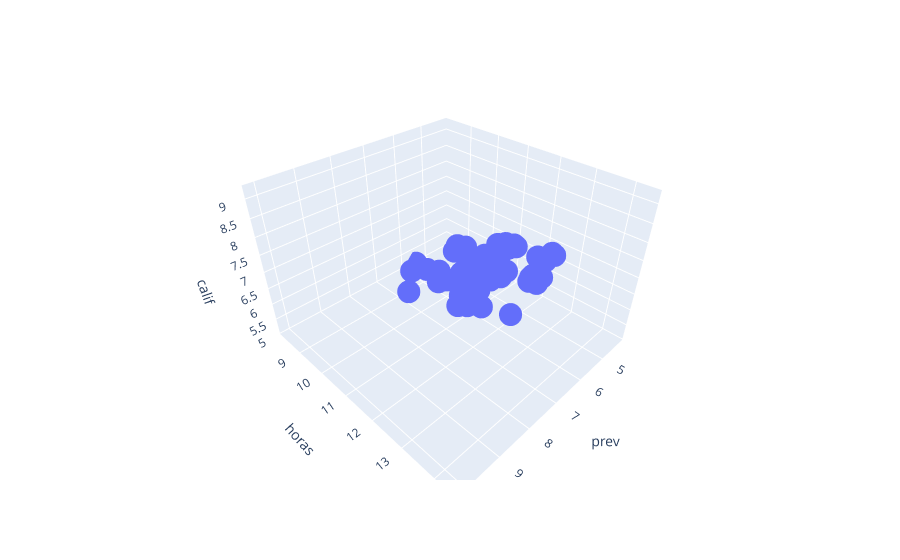

Notebook code for this chart:
### Code cell
fig = px.scatter_3d(calif, x='prev', y='horas', z='calif')
fig.show()

### Figure 1 — Plotly figure (JSON) as saved in the notebook; plotly's stock layout.template omitted (floating-point values rounded to 4 significant figures)
{"data": [{"hovertemplate": "prev=%{x}<br>horas=%{y}<br>calif=%{z}<extra></extra>", "legendgroup": "", "marker": {"color": "#636efa", "symbol": "circle"}, "mode": "markers", "name": "", "scene": "scene", "showlegend": false, "type": "scatter3d", "x": [5.6, 6.7, 5.1, 5.7, 7.1, 6.4, 6.1, 6.8, 6.3, 6.2, 4.9, 5.6, 5.9, 7.1, 6.2, 7, 5.4, 7, 6.4, 4.2, 8, 6.7, 5.4, 7.5, 5.7, 5.5, 7.5, 7, 6.1, 7.1, 5.5, 7.9, 6, 7.1, 5.4, 7.7, 8, 5.9, 8.4, 7.3, 8.7, 10.1, 8, 8.3, 6.5, 6.6, 7.2, 7.2, 8.7, 8.8], "y": [8.2, 9.3, 10, 10.4, 10.4, 10.4, 10.4, 10.5, 10.7, 10.9, 10.9, 11.2, 11.3, 11.5, 11.5, 11.5, 11.5, 11.5, 11.6, 11.7, 11.8, 11.8, 11.9, 11.9, 11.9, 11.9, 12, 12.1, 12.1, 12.2, 12.5, 12.8, 12.8, 12.8, 12.8, 12.8, 12.9, 12.9, 13, 13.1, 13.3, 13.3, 13.4, 13.5, 13.7, 13.7, 13.8, 13.9, 13.9, 14.4], "z": [5.1, 5.9, 5.4, 6.5, 6.7, 6, 6.8, 6.2, 7.2, 7.2, 6.7, 6.7, 7, 7.9, 6.8, 6.7, 7, 6.4, 6.5, 5.7, 7.8, 6.9, 7.3, 6.6, 7.4, 7.4, 7.6, 6.9, 7.8, 7.8, 6.7, 7.5, 7, 7.7, 7.3, 7.2, 7.8, 7.7, 7.9, 8.1, 8.1, 9.2, 8.9, 8.6, 8.4, 8.5, 8.1, 8.3, 9.1, 8.6]}], "layout": {"legend": {"tracegroupgap": 0}, "margin": {"t": 60}, "scene": {"domain": {"x": [0, 1], "y": [0, 1]}, "xaxis": {"title": {"text": "prev"}}, "yaxis": {"title": {"text": "horas"}}, "zaxis": {"title": {"text": "calif"}}}}}
